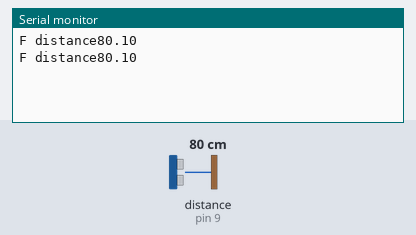
Simulated run of this sketch. Board: Arduino Uno, built with avr-gcc and run on an emulated ATmega328P. Shown: the last lines printed to the serial monitor. Wiring (inferred from the names in the program): ultrasonic range finder: trigger pin 8; echo pin 9. Inputs (shaded band) come from the test bench; at power-on: distance to the obstacle (sensor on pin 9) 80 cm. The echo pulse lasts 58.3 µs per cm.

Above: at 3.8 s.
3.9 s: distance to the obstacle (sensor on pin 9) set to 2 cm
At 6.7 s:
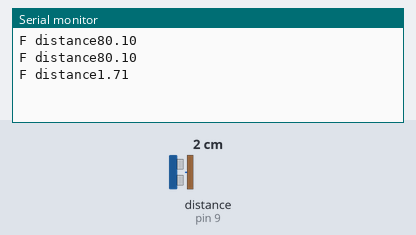
7.8 s: distance to the obstacle (sensor on pin 9) set to 4 cm
At 10.3 s:
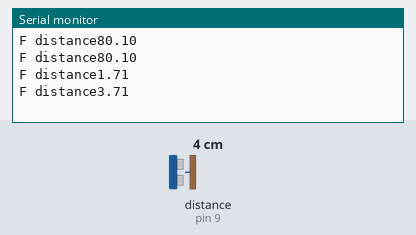
Timing chart, 0 to 11.8 s (numbered marks = the images above; inputs shaded):
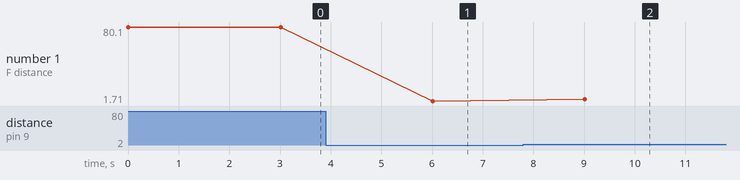

Measured:
- after the input at 3.9 s, the serial monitor: prints a new line after 2.1 s (image 1)
- after the input at 7.8 s, the serial monitor: prints a new line after 1.2 s (image 2)
- plotted number 1: 80.1 → 1.71 after the input at 3.9 s, 1.71 → 3.71 after the input at 7.8 s

The sketch:

ask.ino
```cpp
int inputPin=9;
//定義超音波信號接收腳位
int outputPin=8;
//定義超音波信號發射腳位
void setup() {
  // put your setup code here, to run once:
Serial.begin(9600);
pinMode(inputPin,INPUT);
//定義超音波輸入腳位
pinMode(outputPin,OUTPUT);
//定義超音波輸出腳位
}

void loop() {
  // put your main code here, to run repeatedly:
ask_pin_F();
//讀取前方距離
delay(3000);
}


void ask_pin_F(){
  digitalWrite(outputPin,LOW);
  delayMicroseconds(2);
  //讓超聲波發射低電壓2
  digitalWrite(outputPin,HIGH);
  delayMicroseconds(10);
  //讓超聲波發射低電壓10
  digitalWrite(outputPin,LOW);
  //維持超聲波發射低電壓
  float Fdistance=pulseIn(inputPin,HIGH);
  //讀取相差時間
  Fdistance=Fdistance/5.8/10;
  //將時間轉為距離
  Serial.print("F distance");
  //輸出距離
  Serial.println(Fdistance);}
  //顯示距離
```
